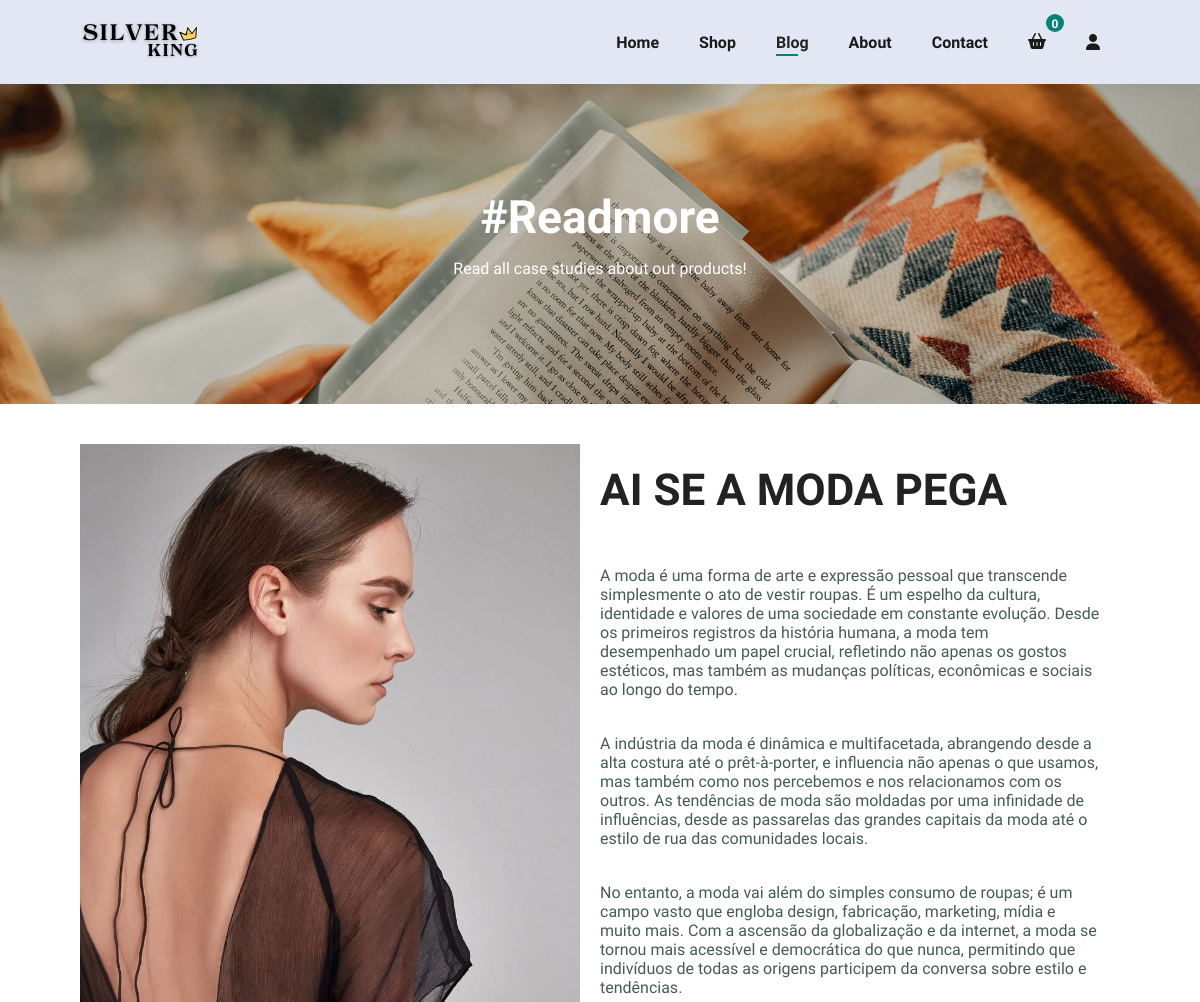
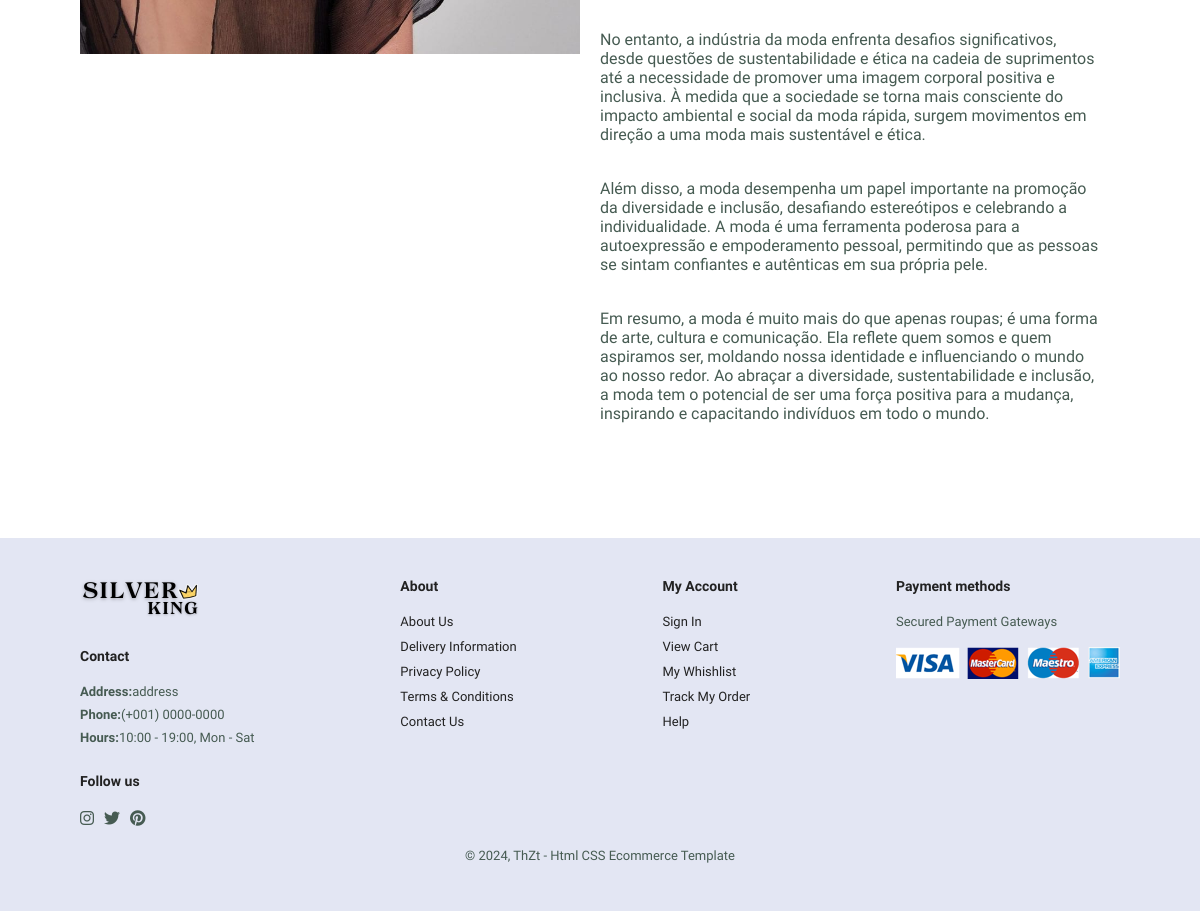
The app's page /post/4 with its own data (2 pictures, top to bottom).
### core/models.py (models this page shows)
class Blog(models.Model):
    image = models.ImageField(upload_to="blog/", null=False)
    title = models.CharField(max_length=50)
    summary = RichTextField()
    date = models.CharField(max_length=5, null=False)
    content = RichTextUploadingField()

### core/views.py (the view)
# urls.py: path("post/<int:pk>", views.s_blog, name="post"),
def s_blog(request, pk):
    post = Blog.objects.get(pk=pk)
    context = {
        "post":post
    }
    return render(request, "s_blog/index.html", context)

### templates/s_blog/index.html (shortened to what this page needs)
{% extends 'base.html' %}
{% load static %}
{% block opc_navbar %}
  <li><a href="{% url "core:home" %}">Home</a></li>
  <li><a href="{% url "core:shop" %}">Shop</a></li>
  <li><a class="active" href="{% url "core:blog" %}">Blog</a></li>
  <li><a href="{% url "core:about" %}">About</a></li>
  <li><a href="{% url "core:contact" %}">Contact</a></li>
  <li id="lg-bag"><span>{{ request.quantidade_itens_carrinho }}</span><a href="{% url "core:cart" %}"><i class="fa-solid fa-basket-shopping"></i></a></li>
  <li id="lg-user"><a href="{% url "userauths:signin" %}"><i class="fa-solid fa-user"></i></a></li>
{% endblock opc_navbar %}
{% block content %}
<section id="page-header" class="blog-header">
    <h2>#Readmore</h2>
    <p>Read all case studies about out products!</p>
</section>
<section id="post"  class="section-p1">
    <div class="img-position">
        <img src="{{ post.image.url }}" alt="">
    </div>
    <div class="text-position">
        <h4>{{ post.title }}</h4>
        <p>{{ post.content | safe }}</p>
    </div>
</section>
{% endblock content %}

### static/home/css/styles.css (style rules this page uses)
* { margin: 0; padding: 0; box-sizing: border-box; font-family: 'Spartan', sans-serif; }
h2 { font-size: 46px; line-height: 54px; color: #222; }
h4 { font-size: 20px; color: #222; }
p { font-size: 16px; color: #465b52; margin: 15px 0 20px 0; }
.section-p1 { padding: 40px 80px; }
body { width: 100%; }
#navbar li { list-style: none; padding: 0 20px; position: relative; }
#navbar li a { text-decoration: none; font-size: 16px; font-weight: 600; color: #1a1a1a; transition: 0.3s ease; }
#navbar li span { display: flex; justify-content: center; align-items: center; height: 18px; width: 18px; left: 18px; background-color: #088178; padding-top: 3px; color: #fff; border-radius: 50%; font-size: 12px; font-weight: 600; position: relative; }
#lg-bag { bottom: 10px; }
#navbar li a:hover, #navbar li a.active { color: #222424; }
#navbar li a.active::after, #navbar li a:hover::after { content: ""; width: 30%; height: 2px; background: #088178; position: absolute; bottom: -4px; left: 20px; }
#page-header { background-image: url(../img/banners/b4.jpg); width: 100%; height: 40vh; background-size: cover; display: flex; justify-content: center; text-align: center; flex-direction: column; padding: 14px; }
#page-header h2 { color:#fff ; }
#page-header p { color:#fff ; }
#page-header.blog-header { background-image: url(../img/banners/b5.jpg); }
#post { display: flex; }
#post .img-position, #post .img-position img { width: 500px; }
#post .text-position { display: flex; flex-direction: column; text-align: start; padding: 20px; }
#post .text-position h4 { font-size: 44px; }

### records on screen
Blog: image (picture), title "AI SE A MODA PEGA", content "A moda é uma forma de arte e expressão pessoal que transcende simplesmente o ato de vestir roupas. É um espelho da cultura, identidade e valores de uma sociedade em constante evolução. Desde os primeiros registros da história humana, a moda tem desempenhado um papel crucial, refletindo não apenas os gostos estéticos, mas também as mudanças políticas, econômicas e sociais ao longo do tempo. A indústria da moda é dinâmica e multifacetada, abrangendo desde a alta costura até o prêt-à-porter, e influencia não apenas o que usamos, mas também como nos percebemos e nos relacionamos com os outros. As tendências de moda são moldadas por uma infinidade de influências, desde as passarelas das grandes…"

### other values on screen
{{ request.quantidade_itens_carrinho }} "0"
